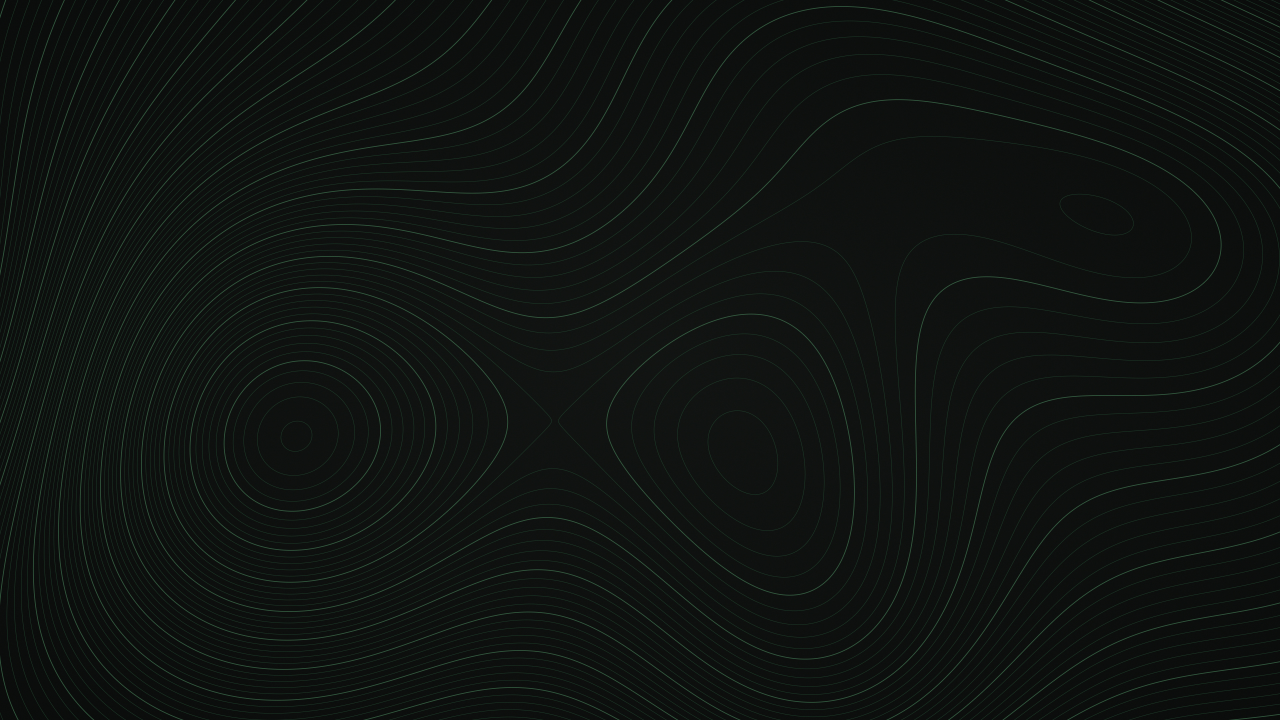
#> input picture backgrounds/2-topographic.jpg, 3840 x 2160 px, found by its file name (shown at 1/3 size)
$ python preview.py ../backgrounds/2-topographic.jpg
#> lines starting #> are read from the running program, lines starting #| are printed output that depends on the picture
# The theme-picker preview.png (synthetic desktop: editor, terminal, palette).
# Usage: python3 preview.py <theme-dir>   (needs JetBrainsMono Nerd Font)
import sys
from PIL import Image, ImageDraw, ImageFont, ImageFilter
T=sys.argv[1]; W,H=1800,1012
F="/usr/share/fonts/TTF/JetBrainsMonoNerdFont-%s.ttf"
f=ImageFont.truetype(F%"Regular",19); fb=ImageFont.truetype(F%"Bold",19); fs=ImageFont.truetype(F%"Regular",15)
C=dict(bg="#121513",dark="#0e100f",acc="#4f8f63",pine="#244a33",fg="#c3cac4",dfg="#6e7870",bfg="#e9eeea",muted="#3b443e",
 red="#a8786d",yellow="#a9b89f",orange="#94a283",green="#5f9e72",cyan="#6fa596",blue="#7fb08d",magenta="#8fa89a",bgreen="#7fbf91")
img=Image.open(T+"/backgrounds/2-topographic.jpg").convert("RGB").resize((W,H),Image.LANCZOS)
d=ImageDraw.Draw(img)
# bar
d.rectangle([0,0,W,30],fill=C["bg"])
for i in range(1,6):
    d.text((18+i*26-26,6),str(i),font=fs,fill=C["acc"] if i==1 else C["dfg"])
d.text((W/2-24,6),"11:15",font=fs,fill=C["fg"])
d.text((W-150,6),"  󰁹 87%",font=fs,fill=C["fg"])
def win(box,active):
    x0,y0,x1,y1=box
    d.rounded_rectangle(box,radius=0,fill=C["bg"],outline=C["acc"] if active else "#2a302c",width=2)
    return x0+22,y0+18
# left: code
x,y=win((14,44,1046,998),True)
code=[
 [("dfg","# graphite-pine / wallpapers.py")],
 [("magenta","import "),("fg","numpy "),("magenta","as "),("fg","np")],
 [],
 [("magenta","def "),("blue","contour"),("fg","(field, levels="),("orange","34"),("fg","):")],
 [("fg","    v = field * levels")],
 [("fg","    gy, gx = np."),("blue","gradient"),("fg","(v)")],
 [("fg","    dist = np."),("blue","abs"),("fg","(((v + "),("orange","0.5"),("fg",") % "),("orange","1"),("fg",") - "),("orange","0.5"),("fg",")")],
 [("magenta","    return "),("fg","dist / np."),("blue","hypot"),("fg","(gx, gy)")],
 [],
 [("fg","PALETTE = {")],
 [("green",'    "accent"'),("fg",": "),("green",'"#4f8f63"'),("fg",",")],
 [("green",'    "base"'),("fg",":   "),("green",'"#121513"'),("fg",",  "),("dfg","# graphite, faint green")],
 [("fg","}")],
 [],
 [("magenta","if "),("fg","__name__ == "),("green",'"__main__"'),("fg",":")],
 [("cyan","    print"),("fg","("),("yellow",'f"rendered {'),("fg","n"),("yellow",'} maps"'),("fg",")")],
]
for i,line in enumerate(code):
    d.text((x,y+i*30),f"{i+1:>3} ",font=f,fill=C["muted"])
    cx=x+52
    for col,txt in line:
        d.text((cx,y+i*30),txt,font=f,fill=C[col]); cx+=d.textlength(txt,font=f)
# status line
sy=y+len(code)*30+20
d.rectangle([x-8,sy,1030,sy+30],fill=C["dark"])
d.rectangle([x-8,sy,x+90,sy+30],fill=C["acc"]); d.text((x+4,sy+5),"NORMAL",font=fb,fill=C["bg"])
d.text((x+110,sy+5),"wallpapers.py",font=f,fill=C["fg"])
# right top: terminal
x,y=win((1060,44,1786,560),False)
lines=[[("acc","❯ "),("fg","ls")],
 [("blue","backgrounds/  "),("fg","colors.toml  icons.theme  shell.toml")],
 [("acc","❯ "),("fg","git status")],
 [("fg","On branch "),("bgreen","main")],
 [("green","  new:   "),("fg","colors.toml")],
 [("red","  del:   "),("fg","old-theme.toml")],
 [("yellow","  mod:   "),("fg","shell.toml")],
 [("acc","❯ "),("dfg","_")]]
for i,line in enumerate(lines):
    cx=x
    for col,txt in line:
        d.text((cx,y+i*32),txt,font=f,fill=C[col]); cx+=d.textlength(txt,font=f)
# palette strip
y=y+len(lines)*32+30
keys=["muted","dfg","fg","bfg","pine","acc","red","orange","yellow","green","cyan","blue","magenta"]
sw=(1786-22-x)/len(keys)
for i,k in enumerate(keys):
    d.rectangle([x+i*sw,y,x+(i+1)*sw-4,y+60],fill=C[k])
# right bottom: name card
x,y=win((1060,574,1786,998),False)
d.text((x,y+120),"Graphite Pine",font=ImageFont.truetype(F%"Bold",56),fill=C["bfg"])
d.text((x,y+200),"monochrome graphite · one pine accent",font=f,fill=C["dfg"])
d.rectangle([x,y+250,x+70,y+256],fill=C["acc"])
img.save(T+"/preview.png",optimize=True)
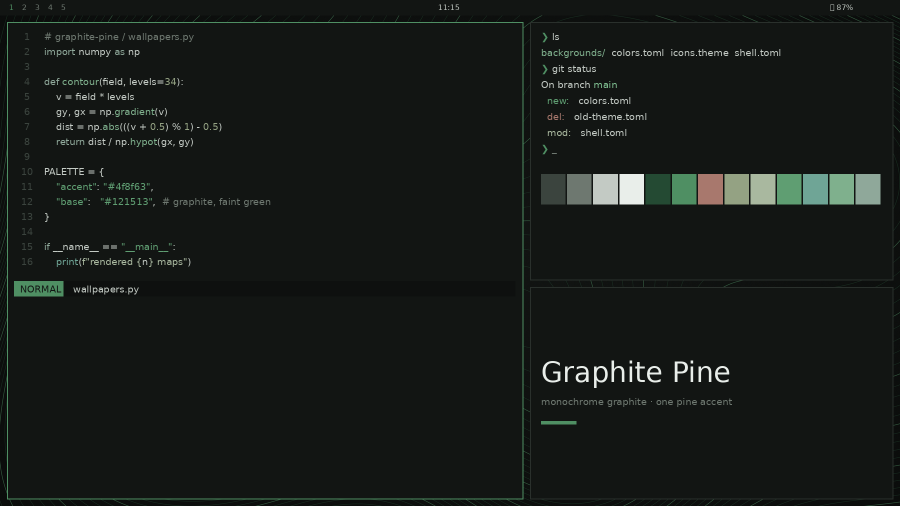
#> saved as preview.png: PIL image 1800x1012 RGB (shown at 1/2 size); mean R, G, B 22.6, 26.6, 23.8
